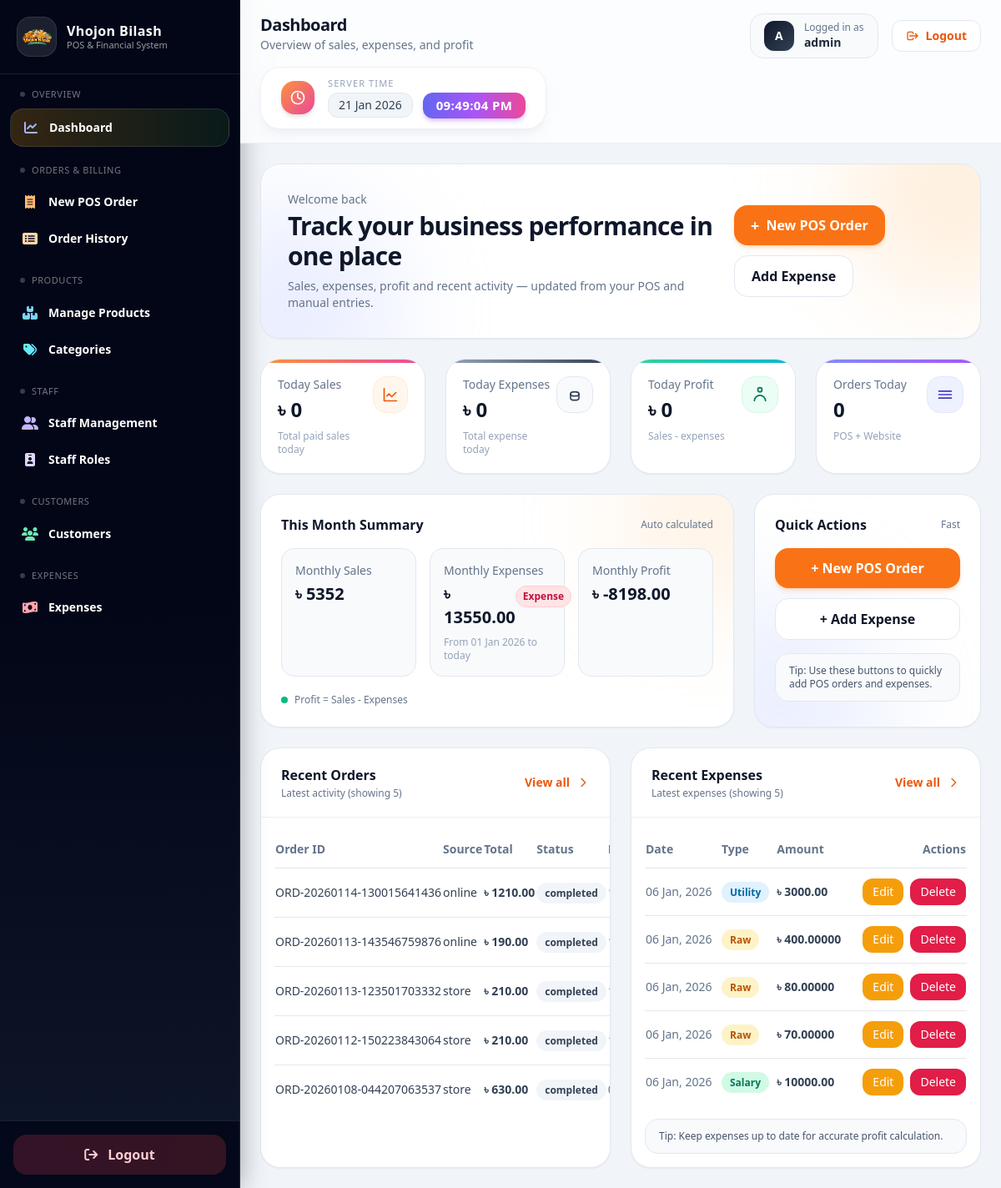
Before: //home (signed in) with the older database file.
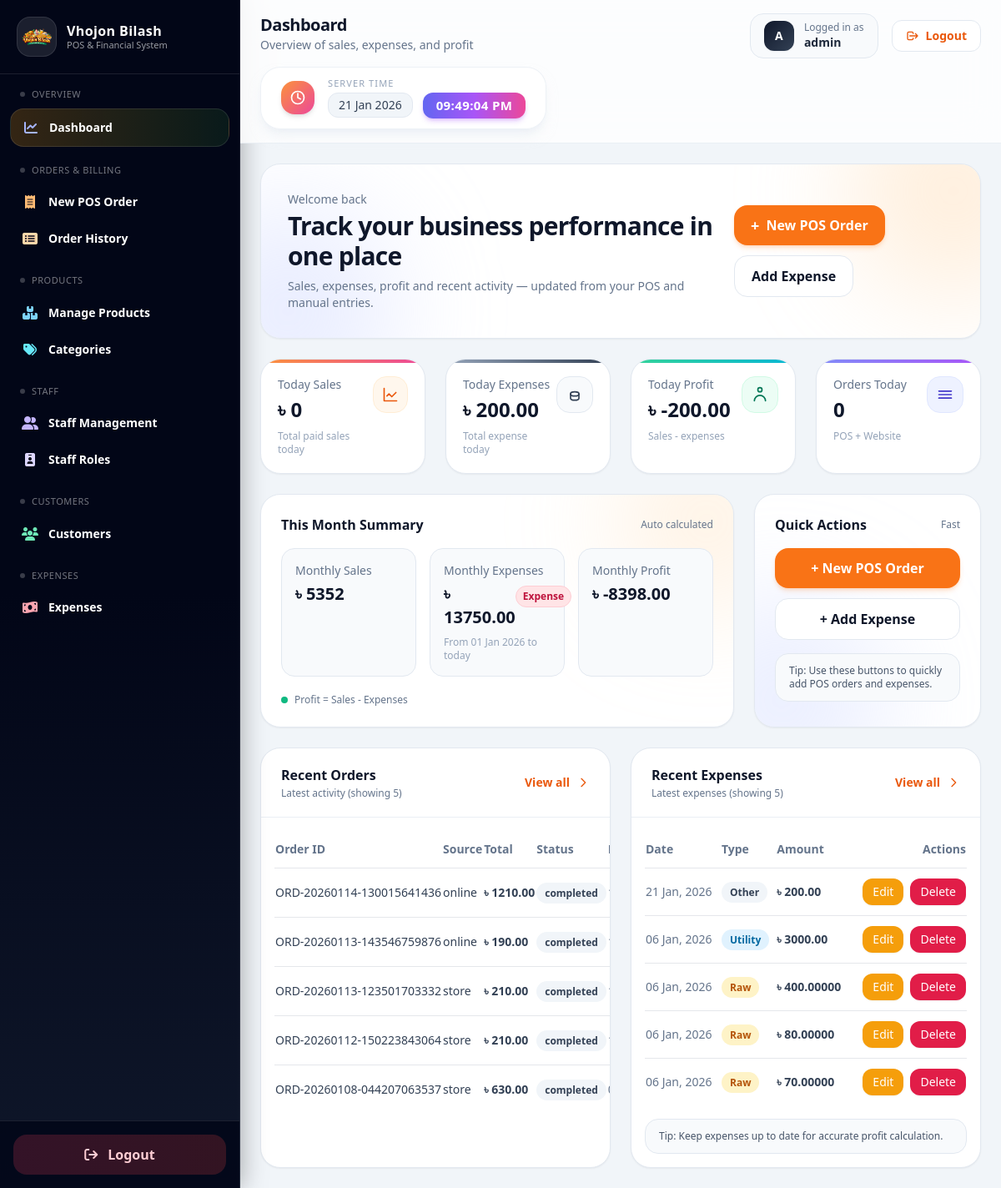
After: the same page with the newer database file.
### expenses/models.py (models this page shows, shortened)
class StaffSalaryPayment(models.Model):
    staff = models.ForeignKey(Staff, on_delete=models.PROTECT, related_name="salary_payments")
    amount = models.DecimalField(max_digits=12, decimal_places=2, null=True, blank=True)
    pay_date = models.DateField(default=timezone.now)
    month = models.DateField(help_text="Use first day of the month (e.g. 2026-01-01).")
    note = models.CharField(max_length=255, blank=True)

class OtherExpense(models.Model):
    title = models.CharField(max_length=150)
    amount = models.DecimalField(max_digits=12, decimal_places=2)
    expense_date = models.DateField(default=timezone.now)
    note = models.CharField(max_length=255, blank=True)

### accounts/views.py (the view)
# urls.py: path("/home", views.home, name="home"),
@login_required
def home(request):
    now = timezone.localtime()
    today = now.date()
    month_start = today.replace(day=1)
    today_orders = Order.objects.filter(created_at__date=today).count()
    recent_orders = Order.objects.order_by("-created_at")[:5]
    today_sales = Payment.objects.filter(paid_at__date=today).aggregate(
        total=Coalesce(Sum("amount"), Decimal("0.00"))
    )["total"]
    month_sales = Payment.objects.filter(paid_at__date__gte=month_start).aggregate(
        total=Coalesce(Sum("amount"), Decimal("0.00"))
    )["total"]
    expense_rows = []
    raw_total_expr = ExpressionWrapper(
        F("quantity") * F("unit_price"),
        output_field=DecimalField(max_digits=12, decimal_places=2),
    )
    today_expense = Decimal("0.00")
    month_expense = Decimal("0.00")
    today_expense += UtilityBill.objects.filter(bill_date=today).aggregate(
        total=Coalesce(Sum("amount"), Decimal("0.00"))
    )["total"]
    month_expense += UtilityBill.objects.filter(bill_date__gte=month_start).aggregate(
        total=Coalesce(Sum("amount"), Decimal("0.00"))
    )["total"]
    for x in UtilityBill.objects.select_related("utility_type").order_by("-bill_date", "-id")[:5]:
        expense_rows.append({
            "date": x.bill_date,
            "category": "Utility",
            "amount": x.amount,
            "edit_url": reverse("expenses:utility_edit", args=[x.pk]),
            "delete_url": reverse("expenses:utility_delete", args=[x.pk]),
        })
    today_expense += RawMaterialPurchase.objects.filter(purchase_date=today).annotate(
        t=raw_total_expr
    ).aggregate(total=Coalesce(Sum("t"), Decimal("0.00")))["total"]
    month_expense += RawMaterialPurchase.objects.filter(purchase_date__gte=month_start).annotate(
        t=raw_total_expr
    ).aggregate(total=Coalesce(Sum("t"), Decimal("0.00")))["total"]
    for x in RawMaterialPurchase.objects.select_related("material", "unit").order_by("-purchase_date", "-id")[:5]:
        expense_rows.append({
            "date": x.purchase_date,
            "category": "Raw",
            "amount": (x.quantity or Decimal("0")) * (x.unit_price or Decimal("0")),
            "edit_url": reverse("expenses:raw_edit", args=[x.pk]),
            "delete_url": reverse("expenses:raw_delete", args=[x.pk]),
        })
    today_expense += StaffSalaryPayment.objects.filter(pay_date=today).aggregate(
        total=Coalesce(Sum("amount"), Decimal("0.00"))
    )["total"]
    month_expense += StaffSalaryPayment.objects.filter(pay_date__gte=month_start).aggregate(
        total=Coalesce(Sum("amount"), Decimal("0.00"))
    )["total"]
    for x in StaffSalaryPayment.objects.select_related("staff").order_by("-pay_date", "-id")[:5]:
        expense_rows.append({
            "date": x.pay_date,
            "category": "Salary",
            "amount": x.amount or Decimal("0.00"),
            "edit_url": reverse("expenses:salary_edit", args=[x.pk]),
            "delete_url": reverse("expenses:salary_delete", args=[x.pk]),
        })
    today_expense += OtherExpense.objects.filter(expense_date=today).aggregate(
        total=Coalesce(Sum("amount"), Decimal("0.00"))
    )["total"]
    month_expense += OtherExpense.objects.filter(expense_date__gte=month_start).aggregate(
        total=Coalesce(Sum("amount"), Decimal("0.00"))
    )["total"]
    for x in OtherExpense.objects.order_by("-expense_date", "-id")[:5]:
        expense_rows.append({
            "date": x.expense_date,
            "category": "Other",
            "amount": x.amount,
            "edit_url": reverse("expenses:other_edit", args=[x.pk]),
            "delete_url": reverse("expenses:other_delete", args=[x.pk]),
        })
    expense_rows = [r for r in expense_rows if r["date"] is not None]
    expense_rows.sort(key=lambda r: r["date"], reverse=True)
    recent_expenses = expense_rows[:5]
    today_profit = today_sales - today_expense
    month_profit = month_sales - month_expense
    context = {
        "today_sales": today_sales,
        "today_orders": today_orders,
        "recent_orders": recent_orders,
        "today_expense": today_expense,
        "today_profit": today_profit,
        "month_sales": month_sales,
        "month_expense": month_expense,
        "month_profit": month_profit,
        "recent_expenses": recent_expenses,
        "server_now": now,
    }
    return render(request, "accounts/home.html", context)

### accounts/templates/accounts/home.html (shortened to what the changed rows need)
{% load static %}
<!DOCTYPE html>
<html lang="en">
<head>
  <script src="https://cdn.tailwindcss.com"></script>
</head>
<body class="bg-slate-100 min-h-screen">
  <div class="flex min-h-screen">
    {% include "sidebar.html" %}
    <div class="flex-1 flex flex-col">
      <nav class="sticky top-0 z-20 bg-white/80 backdrop-blur-xl border-b border-slate-200/70 px-6 py-4">
        <div class="flex items-start justify-between gap-6">
          <div>
            <h1 class="text-xl font-semibold text-slate-900 tracking-tight">Dashboard</h1>
          </div>
        </div>
      </nav>
      <main class="p-6 flex-1 space-y-6">
        <section class="relative overflow-hidden rounded-3xl border border-slate-200 bg-white shadow-sm">
          <div class="relative p-6 sm:p-8 flex flex-col lg:flex-row lg:items-center lg:justify-between gap-6">
            <div>
              <h2 class="mt-1 text-2xl sm:text-3xl font-semibold text-slate-900 tracking-tight">
                Track your business performance in one place
              </h2>
            </div>
          </div>
        </section>
        <section class="grid grid-cols-1 sm:grid-cols-2 lg:grid-cols-4 gap-6">
          <div class="group relative overflow-hidden rounded-3xl border border-slate-200 bg-white shadow-sm hover:shadow-md transition">
            <div class="p-5">
              <div class="flex items-start justify-between">
                <div>
                  <h2 class="text-2xl font-semibold mt-1 text-slate-900">৳ {{ today_sales|default:"0" }}</h2>
                </div>
              </div>
            </div>
          </div>
          <div class="group relative overflow-hidden rounded-3xl border border-slate-200 bg-white shadow-sm hover:shadow-md transition">
            <div class="p-5">
              <div class="flex items-start justify-between">
                <div>
                  <p class="text-sm text-slate-500">Today Expenses</p>
                  <h2 class="text-2xl font-semibold mt-1 text-slate-900">৳ {{ today_expense|default:"0" }}</h2>
                  <p class="text-xs text-slate-400 mt-2">Total expense today</p>
                </div>
              </div>
            </div>
          </div>
          <div class="group relative overflow-hidden rounded-3xl border border-slate-200 bg-white shadow-sm hover:shadow-md transition">
            <div class="p-5">
              <div class="flex items-start justify-between">
                <div>
                  <p class="text-sm text-slate-500">Today Profit</p>
                  <h2 class="text-2xl font-semibold mt-1 text-slate-900">৳ {{ today_profit|default:"0" }}</h2>
                  <p class="text-xs text-slate-400 mt-2">Sales - expenses</p>
                </div>
              </div>
            </div>
          </div>
          <div class="group relative overflow-hidden rounded-3xl border border-slate-200 bg-white shadow-sm hover:shadow-md transition">
            <div class="p-5">
              <div class="flex items-start justify-between">
                <div>
                  <h2 class="text-2xl font-semibold mt-1 text-slate-900">{{ today_orders|default:"0" }}</h2>
                </div>
              </div>
            </div>
          </div>
        </section>
        <section class="grid grid-cols-1 lg:grid-cols-3 gap-6">
          <div class="relative overflow-hidden rounded-3xl border border-slate-200 bg-white shadow-sm lg:col-span-2">
            <div class="relative p-6">
              <div class="grid grid-cols-1 sm:grid-cols-3 gap-4 mt-4">
                <div class="rounded-2xl bg-slate-50 p-4 border border-slate-200">
  <div class="mt-1 flex items-baseline justify-between">
    <p class="text-xl font-semibold text-slate-900">
      ৳ {{ month_expense|floatformat:2|default:"0.00" }}
    </p>
    <span class="text-xs font-semibold px-2 py-1 rounded-full bg-rose-100 text-rose-700 border border-rose-200">
      Expense
    </span>
  </div>
                </div>
                <div class="rounded-2xl bg-slate-50 p-4 border border-slate-200">
                  <p class="text-sm text-slate-500">Monthly Profit</p>
                  <p class="text-xl font-semibold mt-1 text-slate-900">৳ {{ month_profit|default:"0" }}</p>
                </div>
              </div>
            </div>
          </div>
        </section>
        <section class="grid grid-cols-1 lg:grid-cols-2 gap-6">
          <div class="rounded-3xl border border-slate-200 bg-white shadow-sm overflow-hidden">
            <div class="p-4 overflow-x-auto">
              <table class="w-full text-sm">
                <thead class="text-slate-500">
                  <tr class="border-b">
                    <th class="text-left py-3">Order ID</th>
                    <th class="text-left py-3">Source</th>
                    <th class="text-left py-3">Total</th>
                    <th class="text-left py-3">Status</th>
                    <th class="text-left py-3">Date</th>
                  </tr>
                </thead>
              </table>
            </div>
          </div>
        <div class="rounded-3xl border border-slate-200 bg-white shadow-sm overflow-hidden">
          <div class="p-4 overflow-x-auto">
            <table class="w-full text-sm">
              <thead class="text-slate-500">
                <tr class="border-b">
                  <th class="text-left py-3">Date</th>
                  <th class="text-left py-3">Type</th>
                  <th class="text-left py-3">Amount</th>
                  <th class="text-right py-3">Actions</th>
                </tr>
              </thead>
              <tbody class="text-slate-700">
                {% for e in recent_expenses %}
                  <tr class="border-b last:border-b-0 hover:bg-slate-50/70">
                    <td class="py-3 text-slate-500 whitespace-nowrap">
                      {{ e.date|date:"d M, Y" }}
                    </td>
                    <td class="py-3 whitespace-nowrap">
                      <span class="px-2.5 py-1 rounded-full text-xs font-semibold
                        {% if e.category == 'Utility' %} bg-sky-100 text-sky-700
                        {% elif e.category == 'Raw' %} bg-amber-100 text-amber-700
                        {% elif e.category == 'Salary' %} bg-emerald-100 text-emerald-700
                        {% else %} bg-slate-100 text-slate-700
                        {% endif %}">
                        {{ e.category }}
                      </span>
                    </td>
                    <td class="py-3 font-semibold whitespace-nowrap">
                      ৳ {{ e.amount|default:"0" }}
                    </td>
                    <td class="py-3">
                      <div class="flex justify-end gap-2 whitespace-nowrap">
                        <a href="{{ e.edit_url }}"
                          class="px-3 py-1.5 rounded-xl bg-amber-500 text-white hover:bg-amber-600 transition shadow-sm">
                          Edit
                        </a>
                        <a href="{{ e.delete_url }}"
                          class="px-3 py-1.5 rounded-xl bg-rose-600 text-white hover:bg-rose-700 transition shadow-sm">
                          Delete
                        </a>
                      </div>
                    </td>
                  </tr>
                {% empty %}
                  <tr>
                    <td class="py-6 text-slate-400" colspan="4">No recent expenses.</td>
                  </tr>
                {% endfor %}
              </tbody>
            </table>
          </div>
        </div>
        </section>
      </main>
    </div>
  </div>
</body>
</html>

Changed rows visible on the page:
no longer on this page (row unchanged): StaffSalaryPayment: date "06 Jan, 2026", amount "10000.00"
added OtherExpense: date "21 Jan, 2026", amount "200.00"
Other visible differences:
{{ today_expense|default:"0" }}: "0" → "200.00"
{{ today_profit|default:"0" }}: "0" → "-200.00"
{{ month_expense|floatformat:2|default:"0.00" }}: "13550.00" → "13750.00"
{{ month_profit|default:"0" }}: "-8198.00" → "-8398.00"
new list line: "Other ৳ Edit Delete"
list line gone: "Salary ৳ Edit Delete"
